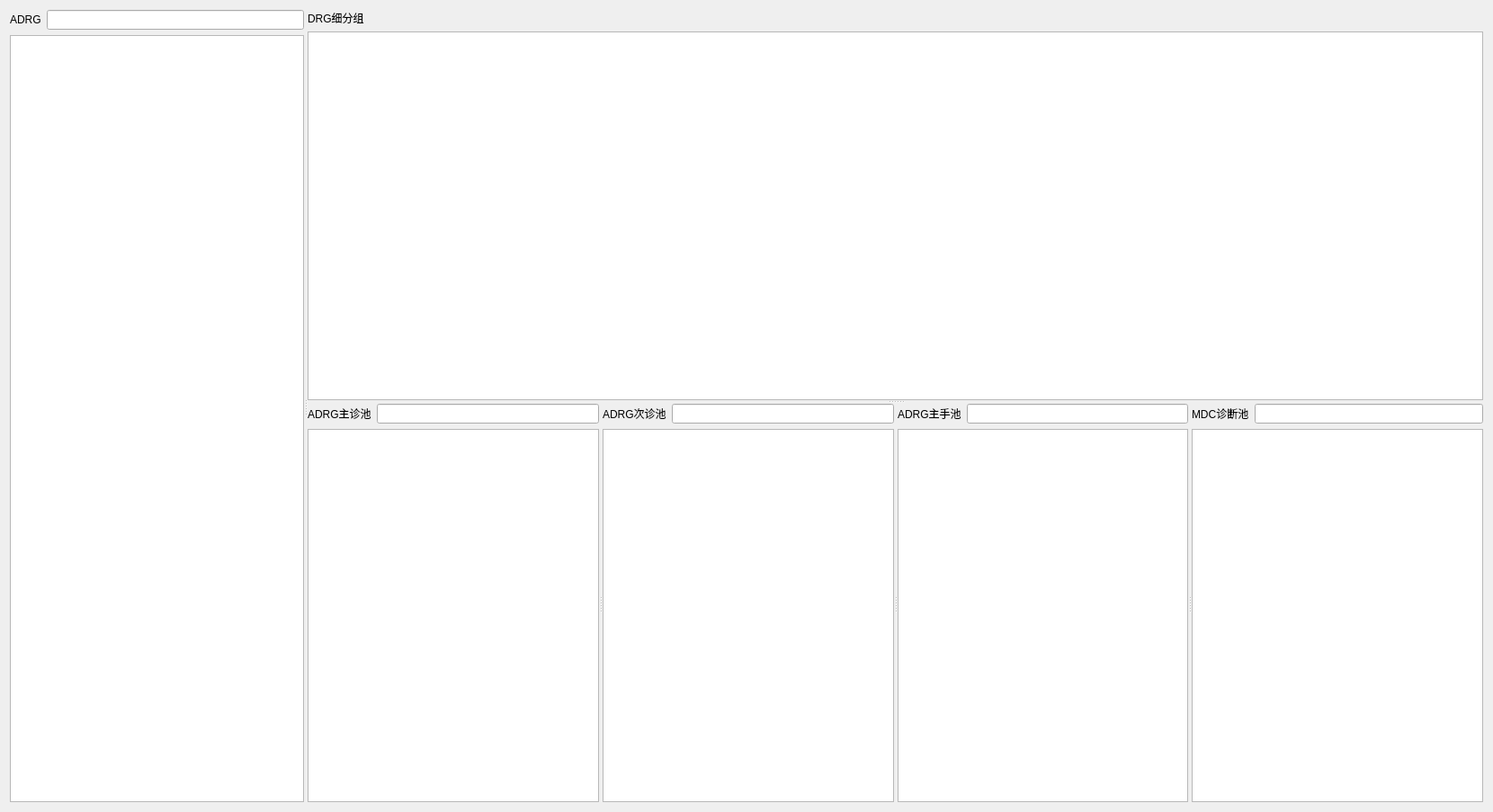
<?xml version="1.0" encoding="UTF-8"?>
<ui version="4.0">
 <class>w_adrg</class>
 <widget class="QWidget" name="w_adrg">
  <property name="geometry">
   <rect>
    <x>0</x>
    <y>0</y>
    <width>1660</width>
    <height>903</height>
   </rect>
  </property>
  <property name="windowTitle">
   <string>Form</string>
  </property>
  <layout class="QHBoxLayout" name="horizontalLayout_6">
   <item>
    <widget class="QSplitter" name="splitter_3">
     <property name="orientation">
      <enum>Qt::Horizontal</enum>
     </property>
     <widget class="QWidget" name="layoutWidget">
      <layout class="QVBoxLayout" name="verticalLayout_5">
       <item>
        <layout class="QHBoxLayout" name="horizontalLayout">
         <item>
          <widget class="QLabel" name="label">
           <property name="text">
            <string>ADRG</string>
           </property>
          </widget>
         </item>
         <item>
          <widget class="QLineEdit" name="filterAdrg"/>
         </item>
        </layout>
       </item>
       <item>
        <widget class="QTableView" name="AdrgTable">
         <property name="dragEnabled">
          <bool>true</bool>
         </property>
        </widget>
       </item>
      </layout>
     </widget>
     <widget class="QSplitter" name="splitter_2">
      <property name="orientation">
       <enum>Qt::Vertical</enum>
      </property>
      <widget class="QWidget" name="">
       <layout class="QVBoxLayout" name="verticalLayout">
        <item>
         <widget class="QLabel" name="Desc">
          <property name="text">
           <string>DRG细分组</string>
          </property>
         </widget>
        </item>
        <item>
         <widget class="QTableView" name="DrgTable"/>
        </item>
       </layout>
      </widget>
      <widget class="QSplitter" name="splitter">
       <property name="orientation">
        <enum>Qt::Horizontal</enum>
       </property>
       <widget class="QWidget" name="">
        <layout class="QVBoxLayout" name="verticalLayout_3">
         <item>
          <layout class="QHBoxLayout" name="horizontalLayout_3">
           <item>
            <widget class="QLabel" name="label_3">
             <property name="text">
              <string>ADRG主诊池</string>
             </property>
            </widget>
           </item>
           <item>
            <widget class="QLineEdit" name="filterAdrgDiag"/>
           </item>
          </layout>
         </item>
         <item>
          <widget class="QTableView" name="AdrgDiagPool"/>
         </item>
        </layout>
       </widget>
       <widget class="QWidget" name="">
        <layout class="QVBoxLayout" name="verticalLayout_6">
         <item>
          <layout class="QHBoxLayout" name="horizontalLayout_5">
           <item>
            <widget class="QLabel" name="label_5">
             <property name="text">
              <string>ADRG次诊池</string>
             </property>
            </widget>
           </item>
           <item>
            <widget class="QLineEdit" name="filterOtherDiag"/>
           </item>
          </layout>
         </item>
         <item>
          <widget class="QTableView" name="OtherDiagPool"/>
         </item>
        </layout>
       </widget>
       <widget class="QWidget" name="">
        <layout class="QVBoxLayout" name="verticalLayout_4">
         <item>
          <layout class="QHBoxLayout" name="horizontalLayout_4">
           <item>
            <widget class="QLabel" name="label_4">
             <property name="text">
              <string>ADRG主手池</string>
             </property>
            </widget>
           </item>
           <item>
            <widget class="QLineEdit" name="filterAdrgOper"/>
           </item>
          </layout>
         </item>
         <item>
          <widget class="QTableView" name="AdrgOperPool"/>
         </item>
        </layout>
       </widget>
       <widget class="QWidget" name="">
        <layout class="QVBoxLayout" name="verticalLayout_2">
         <item>
          <layout class="QHBoxLayout" name="horizontalLayout_2">
           <item>
            <widget class="QLabel" name="label_2">
             <property name="text">
              <string>MDC诊断池</string>
             </property>
            </widget>
           </item>
           <item>
            <widget class="QLineEdit" name="filterMdcDiag"/>
           </item>
          </layout>
         </item>
         <item>
          <widget class="QTableView" name="MdcDiagPool"/>
         </item>
        </layout>
       </widget>
      </widget>
     </widget>
    </widget>
   </item>
  </layout>
 </widget>
 <resources/>
 <connections/>
</ui>
